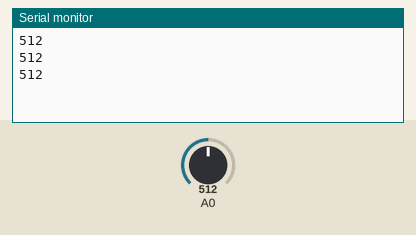
Recording of a sketch running on a simulated Arduino Uno, built with avr-gcc and run on an emulated ATmega328P. Shown: the last lines printed to the serial monitor. The test bench sets the inputs (shaded band); at power-on: A0 = 512.

Above: at 1.3 s.
1.4 s: A0 set to 716
At 1.9 s:
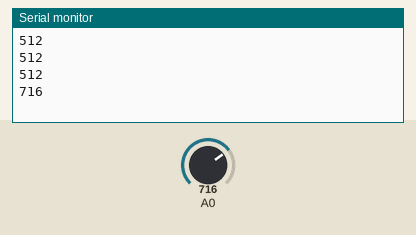
2.9 s: A0 set to 900
At 3.4 s:
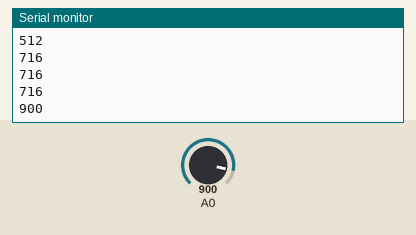
Timing chart, 0 to 5.9 s (numbered marks = the images above; inputs shaded):
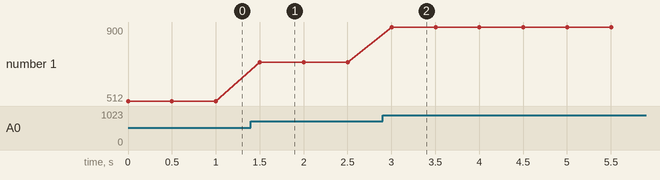

Measured:
- after the input at 1.4 s, the serial monitor: prints a new line after 0.10 s (image 1)
- after the input at 2.9 s, the serial monitor: prints a new line after 0.10 s (image 2)
- plotted number 1: 512 → 716 after the input at 1.4 s, 716 → 900 after the input at 2.9 s

The sketch:

DISPLAY_FDP_NODEMCU.ino
```cpp
//Creamos una variable de tipo entero
int lectura = 0;

void setup() {
  //Iniciamos la comunicación serial
  Serial.begin(9600);
}

void loop() {
  //Tomamos la lectura analógica del pin al cual conectamos
  //la señal de nuestro pot y la guadamos en una variable
  lectura = analogRead(0);

  //Imprimimos por monitor serie el valor
  Serial.println(lectura);

  delay(500);
}
```
